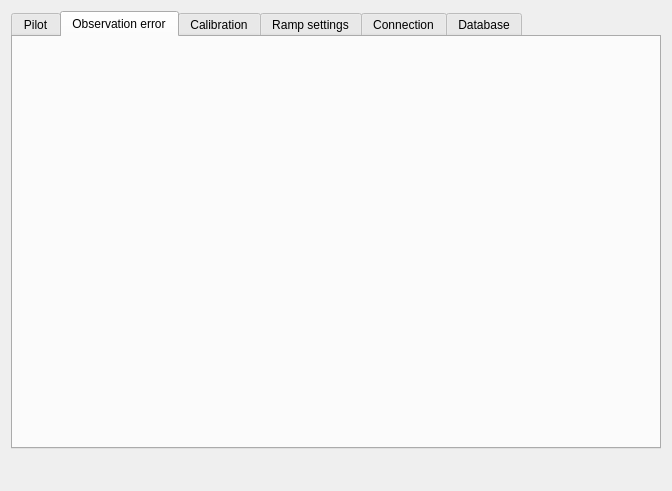
<?xml version="1.0" encoding="UTF-8"?>
<ui version="4.0">
 <class>tlinsSettingsWidget</class>
 <widget class="QWidget" name="tlinsSettingsWidget">
  <property name="geometry">
   <rect>
    <x>0</x>
    <y>0</y>
    <width>672</width>
    <height>491</height>
   </rect>
  </property>
  <property name="windowTitle">
   <string>Form</string>
  </property>
  <layout class="QVBoxLayout" name="verticalLayout">
   <item>
    <layout class="QVBoxLayout" name="verticalLayout_2">
     <item>
      <widget class="QTabWidget" name="tabWidget">
       <property name="currentIndex">
        <number>1</number>
       </property>
       <widget class="QWidget" name="tabPilot">
        <attribute name="title">
         <string>Pilot</string>
        </attribute>
        <layout class="QGridLayout" name="gridLayout_6">
         <item row="1" column="0">
          <spacer name="verticalSpacer_6">
           <property name="orientation">
            <enum>Qt::Vertical</enum>
           </property>
           <property name="sizeHint" stdset="0">
            <size>
             <width>20</width>
             <height>40</height>
            </size>
           </property>
          </spacer>
         </item>
         <item row="0" column="0">
          <widget class="tlinsWPilotSettings" name="pilot" native="true"/>
         </item>
        </layout>
       </widget>
       <widget class="QWidget" name="tabObservationErrors">
        <attribute name="title">
         <string>Observation error</string>
        </attribute>
        <layout class="QGridLayout" name="gridLayout_5">
         <item row="1" column="0">
          <spacer name="verticalSpacer_4">
           <property name="orientation">
            <enum>Qt::Vertical</enum>
           </property>
           <property name="sizeHint" stdset="0">
            <size>
             <width>20</width>
             <height>40</height>
            </size>
           </property>
          </spacer>
         </item>
         <item row="0" column="1">
          <widget class="tlinsWObservationErrorSettings" name="observationErrors" native="true"/>
         </item>
         <item row="0" column="2">
          <spacer name="horizontalSpacer_3">
           <property name="orientation">
            <enum>Qt::Horizontal</enum>
           </property>
           <property name="sizeHint" stdset="0">
            <size>
             <width>40</width>
             <height>20</height>
            </size>
           </property>
          </spacer>
         </item>
        </layout>
       </widget>
       <widget class="QWidget" name="tabCalibration">
        <attribute name="title">
         <string>Calibration</string>
        </attribute>
        <layout class="QGridLayout" name="gridLayout_3">
         <item row="0" column="0">
          <widget class="tlinsWCalibrationSettings" name="calibration" native="true"/>
         </item>
         <item row="0" column="1">
          <spacer name="horizontalSpacer_4">
           <property name="orientation">
            <enum>Qt::Horizontal</enum>
           </property>
           <property name="sizeHint" stdset="0">
            <size>
             <width>40</width>
             <height>20</height>
            </size>
           </property>
          </spacer>
         </item>
         <item row="1" column="0">
          <spacer name="verticalSpacer_5">
           <property name="orientation">
            <enum>Qt::Vertical</enum>
           </property>
           <property name="sizeHint" stdset="0">
            <size>
             <width>20</width>
             <height>40</height>
            </size>
           </property>
          </spacer>
         </item>
        </layout>
       </widget>
       <widget class="QWidget" name="tabRampSettings">
        <attribute name="title">
         <string>Ramp settings</string>
        </attribute>
        <layout class="QGridLayout" name="gridLayout">
         <item row="0" column="0">
          <widget class="tlinsWSettingsRampParameters" name="rampConfiguration" native="true"/>
         </item>
         <item row="1" column="0">
          <spacer name="verticalSpacer_3">
           <property name="orientation">
            <enum>Qt::Vertical</enum>
           </property>
           <property name="sizeHint" stdset="0">
            <size>
             <width>20</width>
             <height>40</height>
            </size>
           </property>
          </spacer>
         </item>
        </layout>
       </widget>
       <widget class="QWidget" name="tabConnection">
        <attribute name="title">
         <string>Connection</string>
        </attribute>
        <layout class="QGridLayout" name="gridLayout_2">
         <item row="0" column="0">
          <widget class="tlinsWSettingsConnection" name="connectionConfiguration" native="true">
           <property name="sizePolicy">
            <sizepolicy hsizetype="Expanding" vsizetype="Preferred">
             <horstretch>0</horstretch>
             <verstretch>0</verstretch>
            </sizepolicy>
           </property>
           <property name="minimumSize">
            <size>
             <width>100</width>
             <height>0</height>
            </size>
           </property>
          </widget>
         </item>
         <item row="1" column="0">
          <spacer name="verticalSpacer_2">
           <property name="orientation">
            <enum>Qt::Vertical</enum>
           </property>
           <property name="sizeHint" stdset="0">
            <size>
             <width>20</width>
             <height>40</height>
            </size>
           </property>
          </spacer>
         </item>
        </layout>
       </widget>
       <widget class="QWidget" name="tabDatabase">
        <attribute name="title">
         <string>Database</string>
        </attribute>
        <layout class="QGridLayout" name="gridLayout_4">
         <item row="0" column="0">
          <widget class="tlinsWSettingsDatabase" name="databaseConfiguration" native="true"/>
         </item>
         <item row="1" column="0">
          <spacer name="verticalSpacer">
           <property name="orientation">
            <enum>Qt::Vertical</enum>
           </property>
           <property name="sizeHint" stdset="0">
            <size>
             <width>20</width>
             <height>40</height>
            </size>
           </property>
          </spacer>
         </item>
        </layout>
       </widget>
      </widget>
     </item>
    </layout>
   </item>
   <item>
    <layout class="QHBoxLayout" name="horizontalLayout">
     <item>
      <spacer name="horizontalSpacer_2">
       <property name="orientation">
        <enum>Qt::Horizontal</enum>
       </property>
       <property name="sizeHint" stdset="0">
        <size>
         <width>40</width>
         <height>20</height>
        </size>
       </property>
      </spacer>
     </item>
     <item>
      <widget class="QDialogButtonBox" name="buttonBox">
       <property name="minimumSize">
        <size>
         <width>0</width>
         <height>25</height>
        </size>
       </property>
       <property name="orientation">
        <enum>Qt::Horizontal</enum>
       </property>
       <property name="standardButtons">
        <set>QDialogButtonBox::NoButton</set>
       </property>
       <property name="centerButtons">
        <bool>true</bool>
       </property>
      </widget>
     </item>
     <item>
      <spacer name="horizontalSpacer">
       <property name="orientation">
        <enum>Qt::Horizontal</enum>
       </property>
       <property name="sizeHint" stdset="0">
        <size>
         <width>40</width>
         <height>20</height>
        </size>
       </property>
      </spacer>
     </item>
    </layout>
   </item>
  </layout>
 </widget>
 <customwidgets>
  <customwidget>
   <class>tlinsWSettingsRampParameters</class>
   <extends>QWidget</extends>
   <header>tlinswsettingsrampparameters.h</header>
   <container>1</container>
  </customwidget>
  <customwidget>
   <class>tlinsWSettingsConnection</class>
   <extends>QWidget</extends>
   <header>tlinswsettingsconnection.h</header>
   <container>1</container>
  </customwidget>
  <customwidget>
   <class>tlinsWSettingsDatabase</class>
   <extends>QWidget</extends>
   <header>tlinswsettingsdatabase.h</header>
   <container>1</container>
  </customwidget>
  <customwidget>
   <class>tlinsWObservationErrorSettings</class>
   <extends>QWidget</extends>
   <header>tlinswobservationerrorsettings.h</header>
   <container>1</container>
  </customwidget>
  <customwidget>
   <class>tlinsWCalibrationSettings</class>
   <extends>QWidget</extends>
   <header>tlinswcalibrationsettings.h</header>
   <container>1</container>
  </customwidget>
  <customwidget>
   <class>tlinsWPilotSettings</class>
   <extends>QWidget</extends>
   <header>tlinswpilotsettings.h</header>
   <container>1</container>
  </customwidget>
 </customwidgets>
 <resources/>
 <connections/>
</ui>
